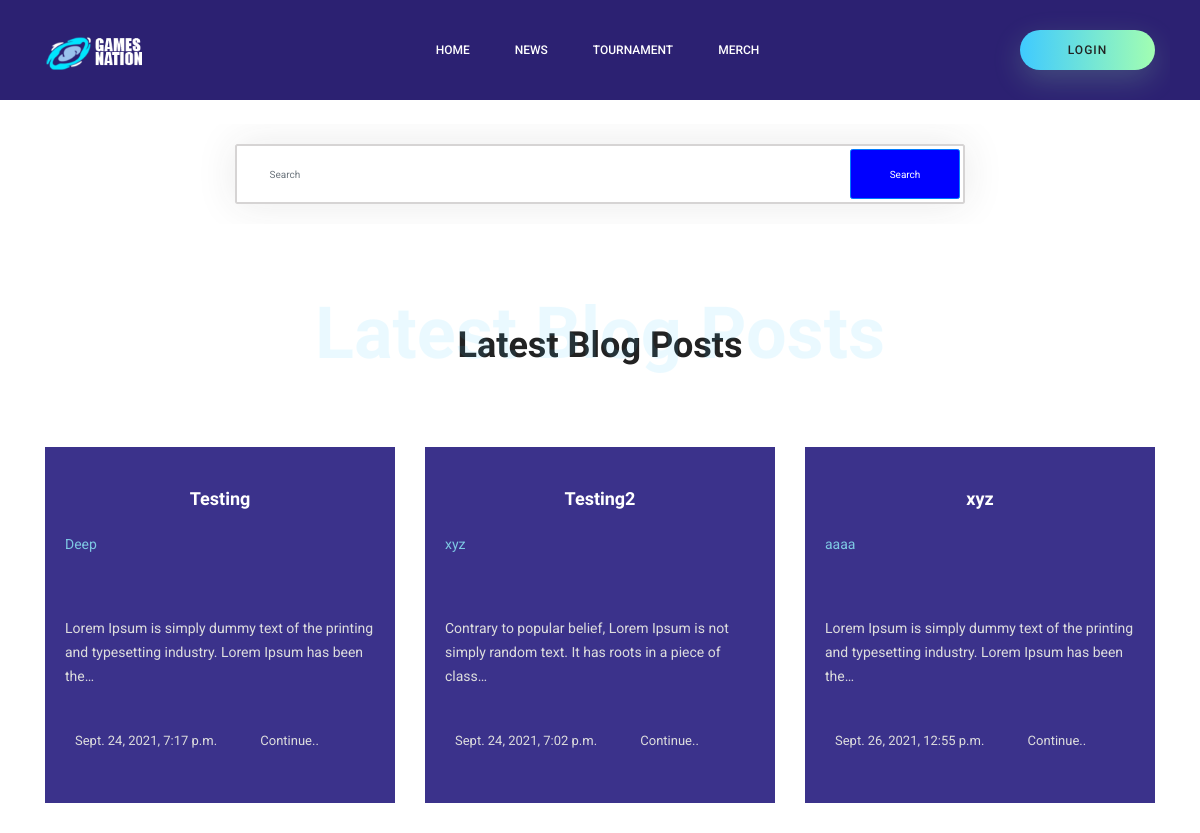
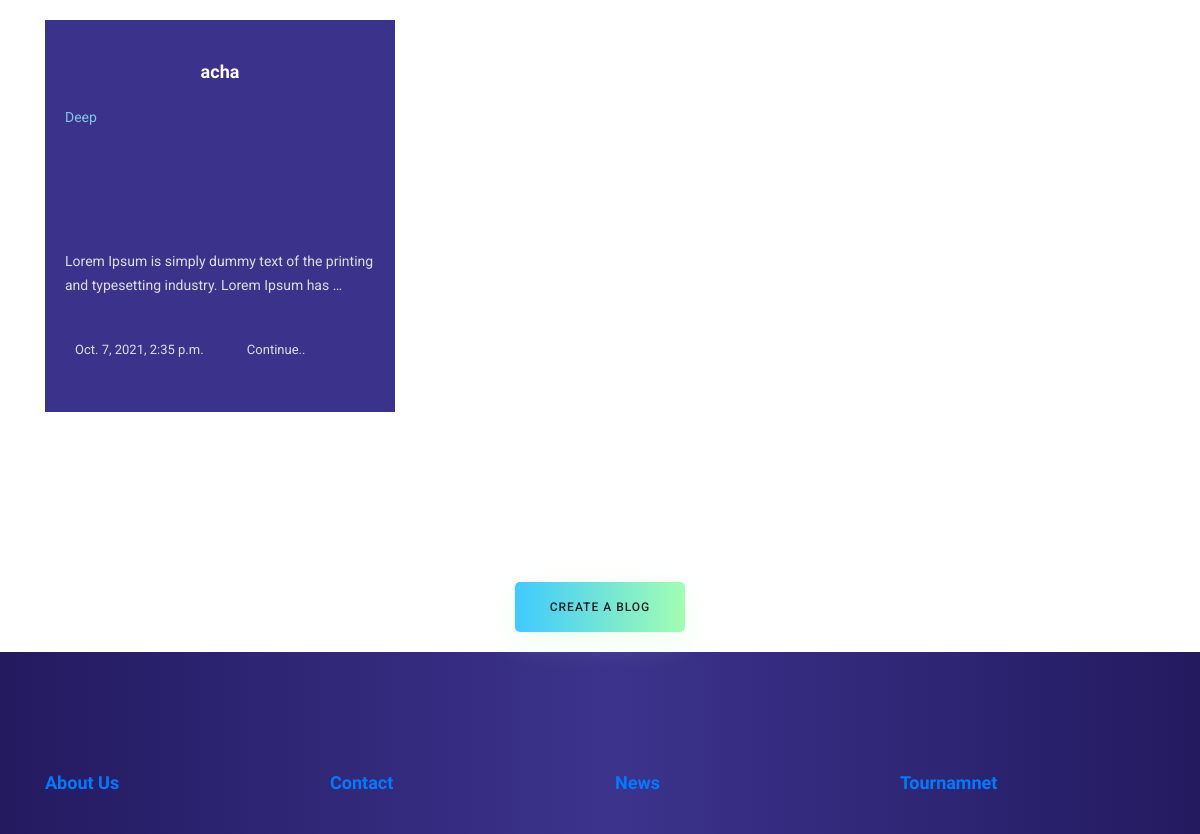
/blog/, run on an earlier commit of the app's database (2 pictures, top to bottom).
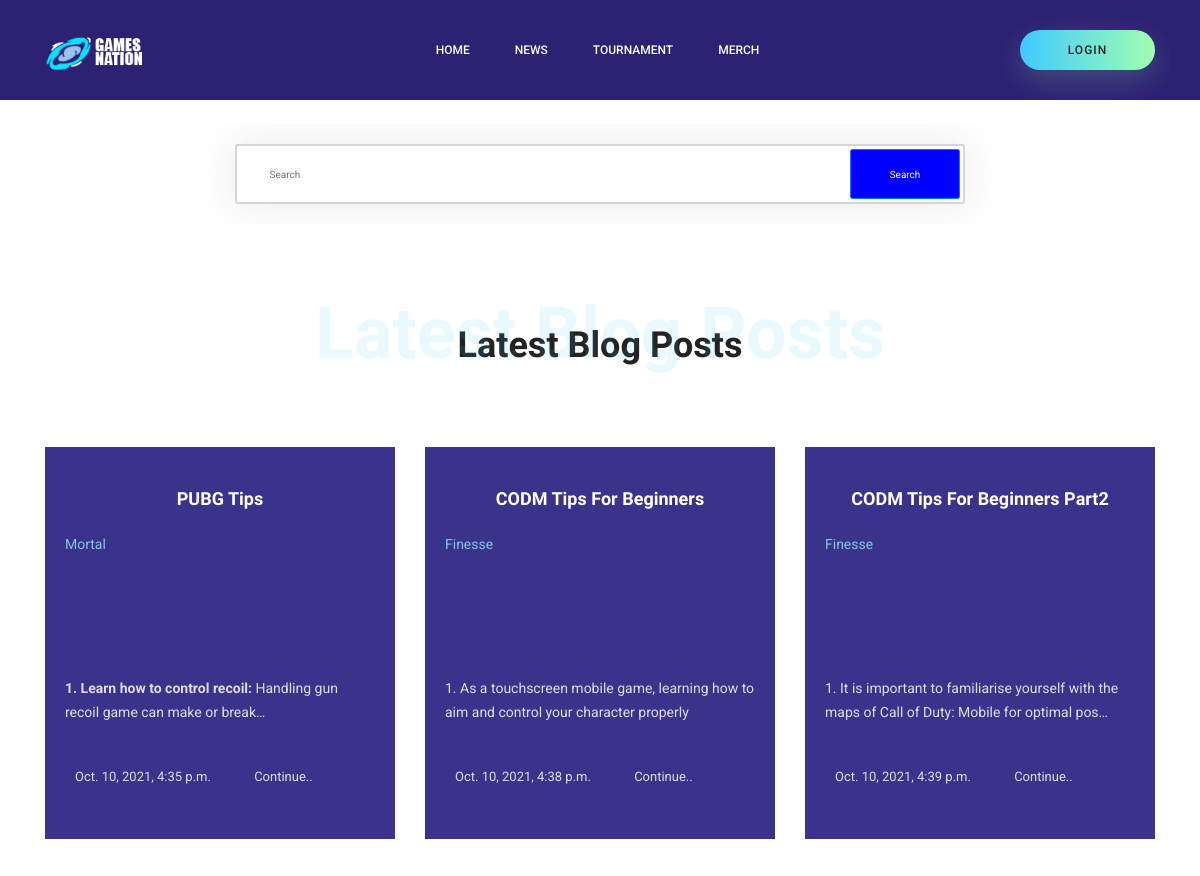
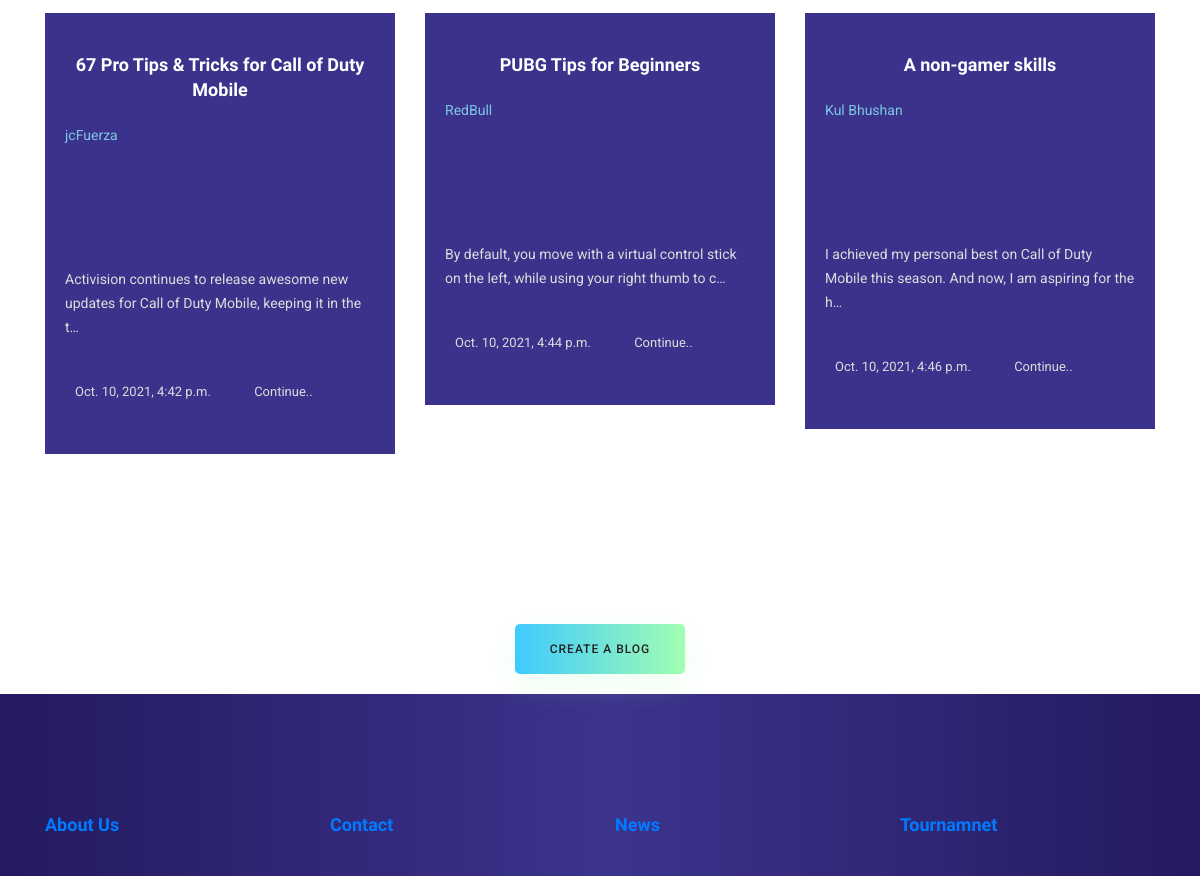
And on a later commit of the database (2 pictures, top to bottom).
### base/models.py (models this page shows, shortened)
class Post(models.Model):
        sno = models.AutoField(primary_key=True)
        title = models.CharField(max_length=255)
        content = RichTextField(blank=True, null=True)
        author = models.CharField(max_length=255)
        slug = models.CharField(max_length=200)
        timeStamp = models.DateTimeField(blank=True)
        def __str__(self):
                return 'Message from ' +self.title + ' by ' + self.author

### base/views.py (the view)
# urls.py: path('blog/', views.blog, name='blog'),
def blog(request):
    allPosts = Post.objects.all()
    print(allPosts)
    context = {'allPosts': allPosts}
    return render(request , 'blog.html', context)

### base/templates/base/blog.html (shortened to what this page needs)
{% extends 'index.html' %}
{% load static %}
{% block content %}
<div class="container" style="margin-top:100px">
<form action="/search/" method="get">
    <div class="row height d-flex justify-content-center align-items-center">
        <div class="col-md-8">
            <div class="search" style="font-size:18px">  <input type="text" class="form-control" placeholder="Search" name="query" id="search"> <button class="btn btn-primary" type="submit" >Search</button> </div>
        </div>
    </div>
    </form>
</div>
<section class="blog_area">
    <div class="container">
        <div class="row">
            <div class="col-lg-12">
                <div class="main_title">
                    <h2>Latest Blog Posts</h2>
                    <h1>Latest Blog Posts</h1>
                </div>
            </div>
        </div>
        <div class="row">
            {% for post in allPosts %}
            <div class="col-lg-4 col-md-6" style="margin-bottom:50px">
                <div class="blog_items">
                    <div class="blog_content">
                       <center> <a class="title" href="/blogpost/{{post.slug}}">{{post.title}}</a></center>
                        <p style="color:#7EC8E3">{{post.author}}</p>
                        <p>{{post.content| truncatechars:100 | safe  }}</p>
                        <div class="date">
                            <a href="#">{{post.timeStamp}} </a>
                            <a href="/blogpost/{{post.slug}}"> Continue..</a>
                        </div>
                    </div>
                </div>
            </div>
            {% endfor %}
        </div>
    </div>
</section>
<center><a href="/create" class="primary_btn" style="margin-bottom:20px">Create a Blog</a></center>
{% endblock content %}

What changed in the data, as far as the page shows it:
removed Post: title "Testing", author "Deep", content "Lorem Ipsum is simply dummy text of the printing and typesetting industry. Lorem Ipsum has been the…", timeStamp "Sept. 24, 2021, 7:17 p.m."
removed Post: title "Testing2", author "xyz", content "Contrary to popular belief, Lorem Ipsum is not simply random text. It has roots in a piece of class…", timeStamp "Sept. 24, 2021, 7:02 p.m."
removed Post: title "xyz", author "aaaa", content "Lorem Ipsum is simply dummy text of the printing and typesetting industry. Lorem Ipsum has been the…", timeStamp "Sept. 26, 2021, 12:55 p.m."
removed Post: title "acha", author "Deep", content "Lorem Ipsum is simply dummy text of the printing and typesetting industry. Lorem Ipsum has …", timeStamp "Oct. 7, 2021, 2:35 p.m."
added Post: title "PUBG Tips", author "Mortal", content "1. Learn how to control recoil: Handling gun recoil game can make or break…", timeStamp "Oct. 10, 2021, 4:35 p.m."
added Post: title "CODM Tips For Beginners", author "Finesse", content "1. As a touchscreen mobile game, learning how to aim and control your character properly", timeStamp "Oct. 10, 2021, 4:38 p.m."
added Post: title "CODM Tips For Beginners Part2", author "Finesse", content "1. It is important to familiarise yourself with the maps of Call of Duty: Mobile for optimal pos…", timeStamp "Oct. 10, 2021, 4:39 p.m."
added Post: title "67 Pro Tips & Tricks for Call of Duty Mobile", author "jcFuerza", content "Activision continues to release awesome new updates for Call of Duty Mobile, keeping it in the t…", timeStamp "Oct. 10, 2021, 4:42 p.m."
added Post: title "PUBG Tips for Beginners", author "RedBull", content "By default, you move with a virtual control stick on the left, while using your right thumb to c…", timeStamp "Oct. 10, 2021, 4:44 p.m."
added Post: title "A non-gamer skills", author "Kul Bhushan", content "I achieved my personal best on Call of Duty Mobile this season. And now, I am aspiring for the h…", timeStamp "Oct. 10, 2021, 4:46 p.m."
